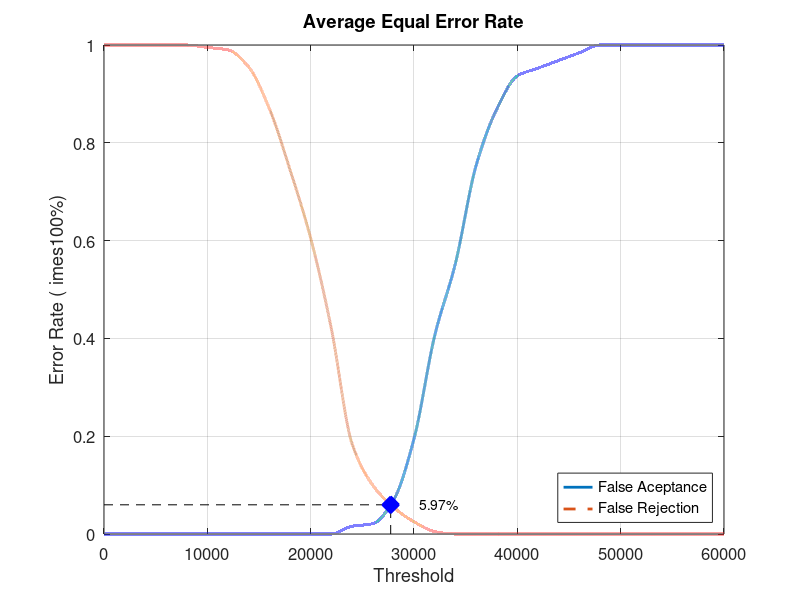
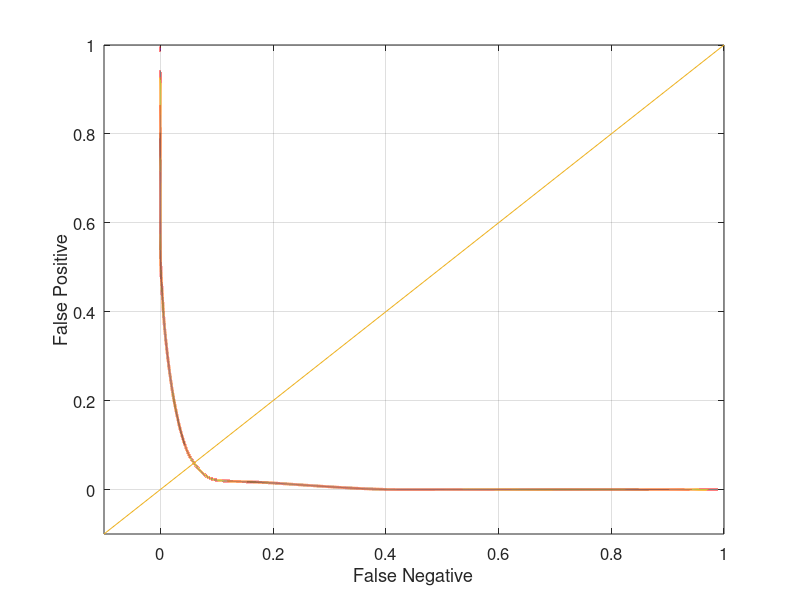

Write the MATLAB code that produced these figures, in order.
close all;
clear;
clc;
x = 0:2000:60000;
xq = 0:0.5:60000;

y0 = [0 0 0 0 0 0 0 0 0 0 0 0 0.0157895 0.0210526 0.0684211 0.194737 0.405263 0.552632 0.752632 0.868421 0.936842 0.952632 0.968421 0.984211 1 1 1 1 1 1 1]
yy0 = interp1(x, y0, xq, 'pchip');
y1 = [1 1 1 1 1 0.995 0.99 0.955 0.87 0.745 0.605 0.42 0.185 0.1 0.055 0.025 0.005 0 0 0 0 0 0 0 0 0 0 0 0 0 0]
yy1 = interp1(x, y1, xq, 'pchip');

% Calculating EER: 
y2 = abs(y0 - y1);
find(y2 == min(y2))
yy2 = abs(yy0 - yy1);
xEER = find(yy2 == min(yy2));
xEERIndex = xq(xEER) % X-axis EER
yEER = yy0(xEER) % Y-axis EER

main = figure
plot(xq, yy0,'-','LineWidth', 2);	hold on
plot(xq, yy1,'--','LineWidth', 2);	hold on
plot([xEERIndex xEERIndex], [0 yEER], 'k--');	hold on
plot([0 xEERIndex], [yEER yEER], 'k--');	hold on
plot(xEERIndex, yEER, 'bx', 'LineWidth', 10);	hold on
text(xEERIndex + 10 * xEERIndex / 100, yEER, [num2str(round((10000 * yEER)) / 100) '%'])
legend('False Aceptance', 'False Rejection', 'Location', 'SouthEast')
xlabel('Threshold')
ylabel('Error Rate (	imes100%)')
title('Average Equal Error Rate')
set(gca, 'FontSize', 12)
axis([0 60000 0 1])
grid on

print(main, 'Database2_2Main', '-dpng');
FNRxFPR = figure('Color', [1 1 1]);
plot(yy1, yy0, '-', yy1, yy0, 'LineWidth', 2);
hold on
y = -0.1:0.1:1
plot(y, y); 
set(gca, 'FontSize', 12)
xlabel('False Negative')
ylabel('False Positive')
axis([-0.1 1 -0.1 1])
set(gca, 'FontSize', 12)
grid on

print(FNRxFPR, 'Database2_2FNRxFPR','-dpng');
